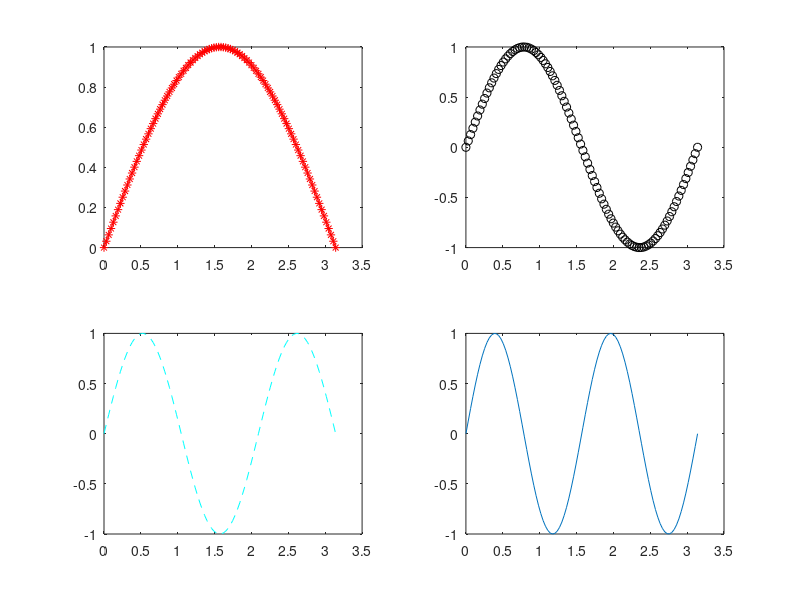

Recreate this plot in MATLAB.
clc 
close all;
clear all; 
x=linspace(0,pi);
y1=sin(x);
y2=sin(2*x);
y3=sin(3*x);
y4=sin(4*x);
subplot(2,2,1),plot(x,y1,'r-*');
subplot(2,2,2),plot(x,y2,'ko');
subplot(2,2,3),plot(x,y3,'c--');
subplot(2,2,4),plot(x,y4),'yx';